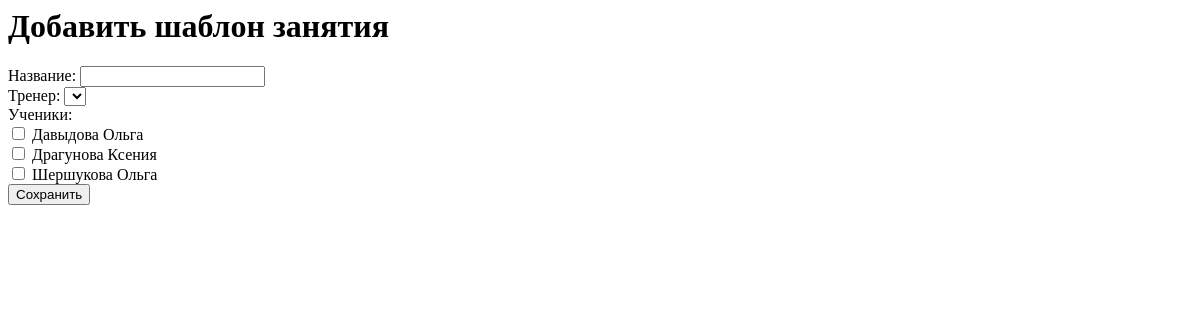
Before: /lesson_templates/add (signed in) with the older database file.
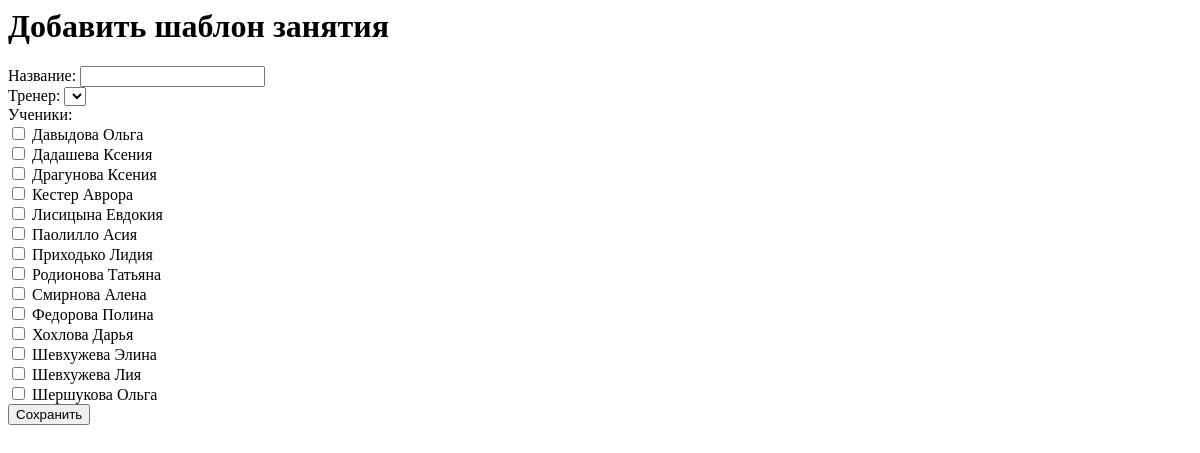
After: the same page with the newer database file.
### tables this page shows
CREATE TABLE students
                   (
                       id INTEGER PRIMARY KEY AUTOINCREMENT,
                       first_name TEXT NOT NULL,
                       last_name TEXT NOT NULL,
                       middle_name TEXT,
                       contacts TEXT,
                       birthday TEXT,
                       lessons_count INTEGER,
                       additional_info TEXT,
                       creation_date TEXT
                   );

### app.py (the view)
    def wrapper(*args, **kwargs):
        if "user" not in session:
            return redirect(url_for("login"))
        return fn(*args, **kwargs)

### app.py (called while the page is built, shortened)
def login_required(fn):
    def wrapper(*args, **kwargs):
        if "user" not in session:
            return redirect(url_for("login"))
        return fn(*args, **kwargs)
    wrapper.__name__ = fn.__name__
    return wrapper

@app.route("/lesson_templates/add", methods=["GET", "POST"])
@login_required
def add_lesson_template():
    return render_template(
        "add_lesson_template.html",
        students=db.get_all_students(),
        coaches=db.get_all_coaches()
    )

### database.py (called while the page is built)
def get_connection():
    conn = sqlite3.connect(DB_NAME)
    conn.row_factory = sqlite3.Row
    return conn

def get_all_students():
    conn = get_connection()
    students = conn.execute("SELECT * FROM students ORDER BY last_name ASC").fetchall()
    conn.close()
    return students

def get_all_coaches():
    conn = get_connection()
    coaches = conn.execute("SELECT * FROM coaches").fetchall()
    conn.close()
    return coaches

### templates/add_lesson_template.html (shortened to what this page needs)
<h1>Добавить шаблон занятия</h1>
<form method="post">
Название:
<input type="text" name="template_name">
<br>
Тренер:
<select name="coach_id">
</select><br>
Ученики:<br>
{% for s in students %}
<input type="checkbox" name="student_ids" value="{{ s.id }}">
{{ s.last_name }} {{ s.first_name }}<br>
{% endfor %}
<button type="submit">Сохранить</button>
</form>

Changed rows visible on the page:
added students: last_name "Дадашева", first_name "Ксения"
added students: last_name "Кестер", first_name "Аврора"
added students: last_name "Лисицына", first_name "Евдокия"
added students: last_name "Паолилло", first_name "Асия"
added students: last_name "Приходько", first_name "Лидия"
added students: last_name "Родионова", first_name "Татьяна"
added students: last_name "Смирнова", first_name "Алена"
added students: last_name "Федорова", first_name "Полина"
added students: last_name "Хохлова", first_name "Дарья"
added students: last_name "Шевхужева", first_name "Элина"
added students: last_name "Шевхужева", first_name "Лия"
